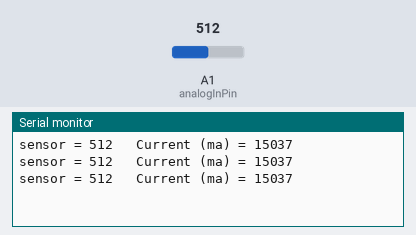
The sketch below on a simulated Arduino Uno, built with avr-gcc and run on an emulated ATmega328P. On the bench: the last lines printed to the serial monitor. The inputs (shaded band) are chosen by the test bench; at power-on: A1 (analogInPin) = 512.

Above: at 1.3 s.
1.4 s: A1 (analogInPin) set to 716
At 1.9 s:
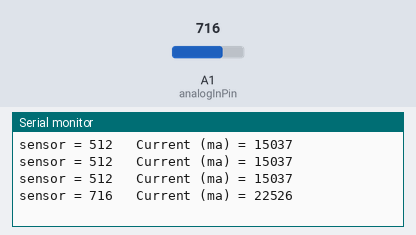
2.9 s: A1 (analogInPin) set to 900
At 3.4 s:
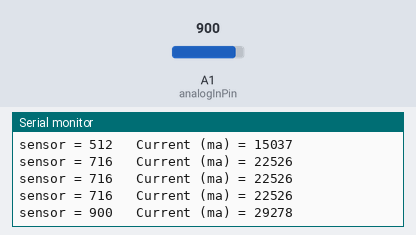
Timing chart, 0 to 5.9 s (numbered marks = the images above; inputs shaded):
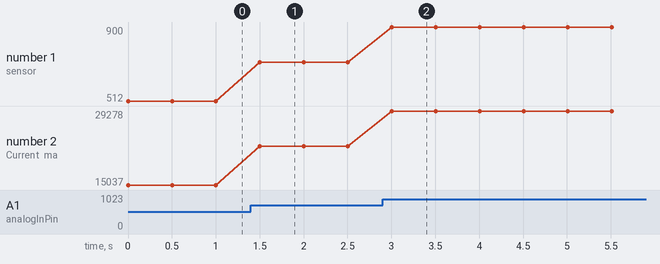

Measured:
- after the input at 1.4 s, the serial monitor: prints a new line after 0.10 s (image 1)
- after the input at 2.9 s, the serial monitor: prints a new line after 0.11 s (image 2)
- plotted number 1: 512 → 716 after the input at 1.4 s, 716 → 900 after the input at 2.9 s
- plotted number 2: 15037 → 22526 after the input at 1.4 s, 22526 → 29278 after the input at 2.9 s

The sketch:

esp8266_ahm_03.ino
```cpp
int analogInPin = A1; // Analog input pin that the carrier board OUT is connected to
int sensorValue = 0; // value read from the carrier board
int outputValue = 0; // output in milliamps

void setup() { // initialize serial communications at 9600 bps:
Serial.begin(9600); }

void loop() {
// read the analog in value:
sensorValue = analogRead(analogInPin);

// convert to milli amps
outputValue = (((long)sensorValue * 5000 / 1024) - 500 ) * 1000 / 133;

/* sensor outputs about 100 at rest. Analog read produces a value of 0-1023, equating to 0v to 5v. "((long)sensorValue * 5000 / 1024)" is the voltage on the sensor's output in millivolts. There's a 500mv offset to subtract. The unit produces 133mv per amp of current.*/

// print the results to the serial monitor:
Serial.print("sensor = " );
Serial.print(sensorValue);
Serial.print("\t Current (ma) = ");
Serial.println(outputValue);

// wait 10 milliseconds before the next loop
// for the analog-to-digital converter to settle // after the last reading:
delay(500); }
```
